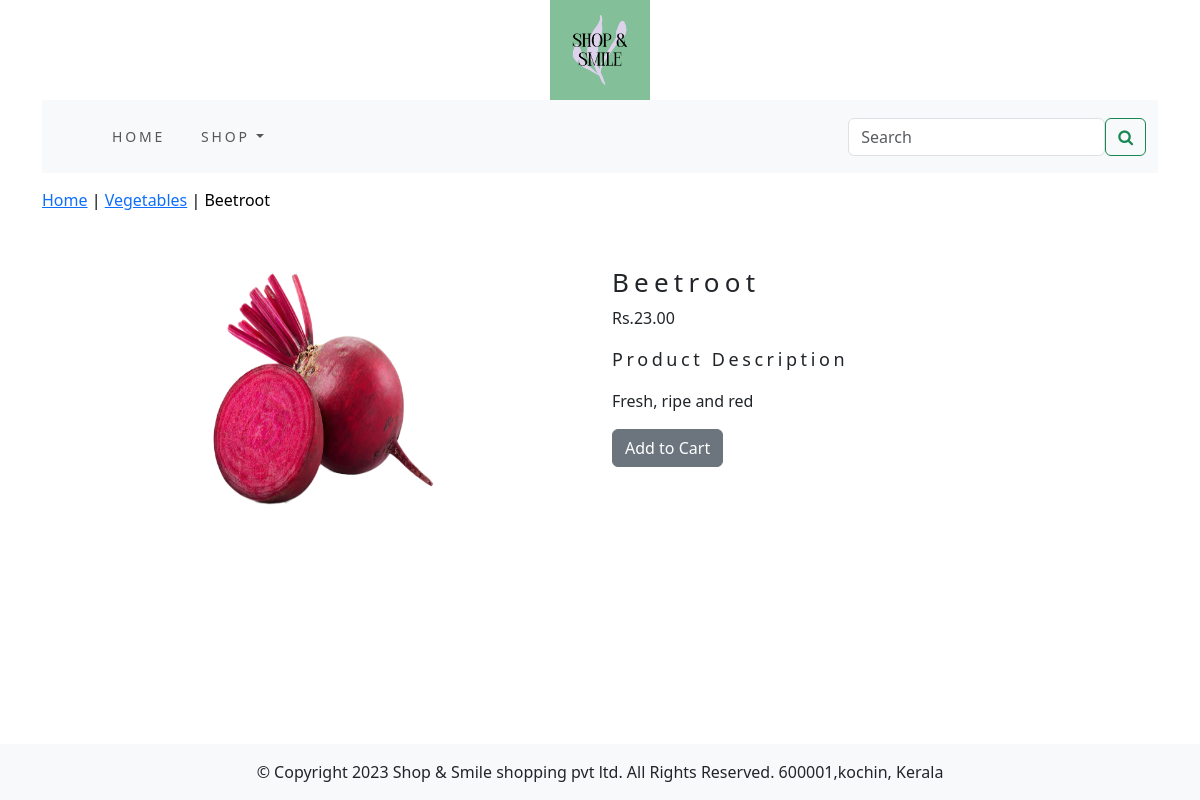
The page /Vegetables/beetroot/ on the database its author committed.
### shop/models.py (models this page shows, shortened)
class Product(models.Model):
    name = models.CharField(max_length=250, unique=True)
    slug = models.SlugField(max_length=250, unique=True)
    description = models.TextField(blank=True)
    price = models.DecimalField(max_digits=10, decimal_places=2)
    category = models.ForeignKey(Category, on_delete=models.CASCADE)
    image = models.ImageField(upload_to='product', blank=True)
    stock = models.IntegerField()
    available = models.BooleanField(default=True)
    created = models.DateTimeField(auto_now_add=True)
    updated = models.DateTimeField(auto_now=True)
    class Meta:
        ordering = ('name',)
        verbose_name = 'product'
        verbose_name_plural = 'products'

class Category(models.Model):
    name = models.CharField(max_length=250, unique=True)
    slug = models.SlugField(max_length=250, unique=True)
    description = models.TextField()
    image = models.ImageField(upload_to='category', blank=True)
    class Meta:
        ordering = ('name',)
        verbose_name = 'category'
        verbose_name_plural = 'categories'
    def get_url(self):
        return reverse('shop:products_by_category', args=[self.slug])
    def __str__(self):
        return '{}'.format(self.name)

### shop/views.py (the view)
# urls.py: path('<slug:c_slug>/<slug:product_slug>/', views.proDetail, name='prodCatdetail'),
def proDetail(request, c_slug, product_slug):
    try:
        product = Product.objects.get(category__slug=c_slug, slug=product_slug)
    except Exception as e:
        raise e
    return render(request, 'product.html', {'product': product})

### cart/context_processors.py (called while the page is built)
def counter(request):
    item_count = 0
    if 'admin' in request.path:
        return {}
    else:
        try:
            cart = Cart.objects.filter(cart_id=cart_id(request))
            cart_items = CartItem.objects.all().filter(cart=cart[:1])
            for cart_item in cart_items:
                item_count += cart_item.quantity
        except Cart.DoesNotExist:
            item_count = 0
    return dict(item_count=item_count)

### cart/views.py (called while the page is built)
def cart_id(request):
    cart = request.session.session_key
    if not cart:
        cart = request.session.create()
    return cart

### shop/context_processors.py (called while the page is built)
def menu_links(request):
    links=Category.objects.all()
    return dict(links=links)

### templates/product.html (shortened to what this page needs)
{% extends 'base.html' %}
{% load static %}
{% block content %}
<div class="row my_prod_row_class">
  <div class="mx_auto">
    <p><a href="{% url 'shop:allProdcat' %}">Home</a> | <a href="{{product.category.get_url}}">{{product.category}}</a> | {{product.name}} </p>
  </div>
</div>
<div class="container">
<br>
<div class="row">
  <div class="col-12 col-md-12 col-sm-12 col-lg-6 text-center">
    <div style="min-width:18rem">
      <img src="{{product.image.url}}" alt="{{product.name}}" width="250px" height="250px">
    </div>
  </div>
    <div class="col-12 col-sm-12 col-md-12 col-lg-6">
      <div>
      <h1 class="my_prod_title">{{product.name}}</h1>
      <p>Rs.{{product.price}}</p>
      <p class="my_title">Product Description</p>
      <p class="text-justify my_prod_texts">{{product.description}}</p>
      {% if product.stock <= 0 %}
      <p class="text-justify my_prod_texts"><b>Out of Stock</b></p>
      {% else %}
      <a class="btn btn-secondary" href="{% url 'cart:add_cart' product.id %}">Add to Cart</a>
      {% endif %}
    </div>
    </div>
</div>
</div>
{% endblock %}

### static/css/custom.css (style rules this page uses)
body { font-family: 'Roboto', sans-serif; min-height: 100vh; }
.my_title { font-size: 18px; text_transform:uppercase; letter-spacing: .2em; }
.my_prod_row_class { padding-top:15px; padding-bottom:15px; }
.my_prod_row_class .mx_auto { color:#000; font-size:16px; text-decoration:none; }
.my_prod_title { font-size:26px; text_transform:uppercase; letter-spacing: .2em; padding-top:10px: padding-bottom:16px; }
.my_prod_texts { padding-right:20px; }

### rows shown on the page
Product: category "Vegetables", name "Beetroot", image (picture), price "23.00", description "Fresh, ripe and red"
